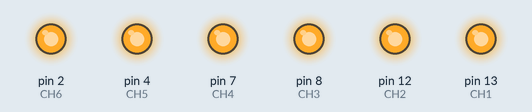
Recording of a sketch running on a simulated Arduino Uno, built with avr-gcc and run on an emulated ATmega328P. On the bench: output pins drawn as LEDs (lit = HIGH).

Above: at 0.5 s.
At 3.5 s:
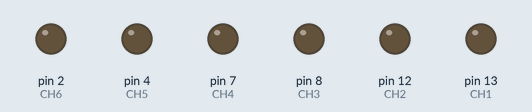
Timing chart, 0 to 4.6 s (numbered marks = the images above):
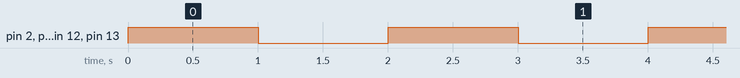

Measured:
- by itself, pin 2 (CH6), pin 4 (CH5), pin 7 (CH4), pin 8 (CH3), pin 12 (CH2), pin 13 (CH1): alternates HIGH for 1.0 s and LOW for 1.0 s

The sketch:

Test.ino
```cpp
int CH1 = 13;
int CH2 = 12;
int CH3 = 8;
int CH4 = 7;
int CH5 = 4;
int CH6 = 2;


void setup() {
  // put your setup code here, to run once:
  pinMode(CH1,OUTPUT);
  pinMode(CH2,OUTPUT);
  pinMode(CH3,OUTPUT);
  pinMode(CH4,OUTPUT);
  pinMode(CH5,OUTPUT);
  pinMode(CH6,OUTPUT);
}

void loop() {
  // put your main code here, to run repeatedly:
  digitalWrite(CH1,HIGH);
  digitalWrite(CH2,HIGH);
  digitalWrite(CH3,HIGH);
  digitalWrite(CH4,HIGH);
  digitalWrite(CH5,HIGH);
  digitalWrite(CH6,HIGH);
  delay(1000);
  digitalWrite(CH1,LOW);
  digitalWrite(CH2,LOW);
  digitalWrite(CH3,LOW);
  digitalWrite(CH4,LOW);
  digitalWrite(CH5,LOW);
  digitalWrite(CH6,LOW);
  delay(1000);
}
```
